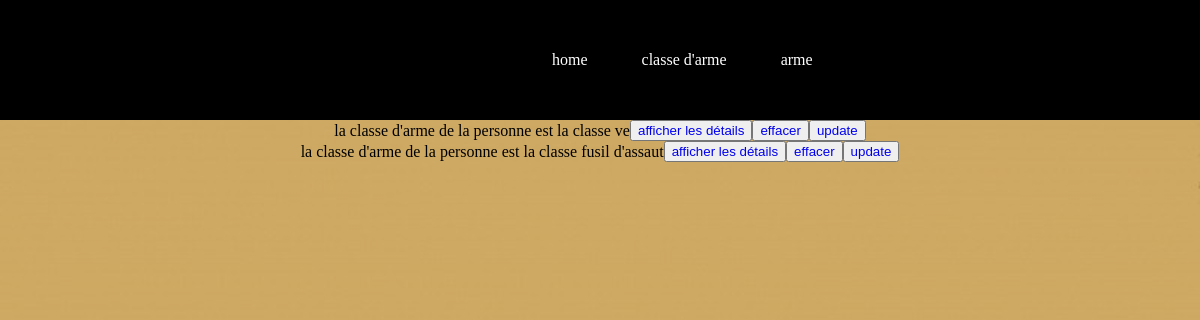
The app's page /bibliotheque/, older data.
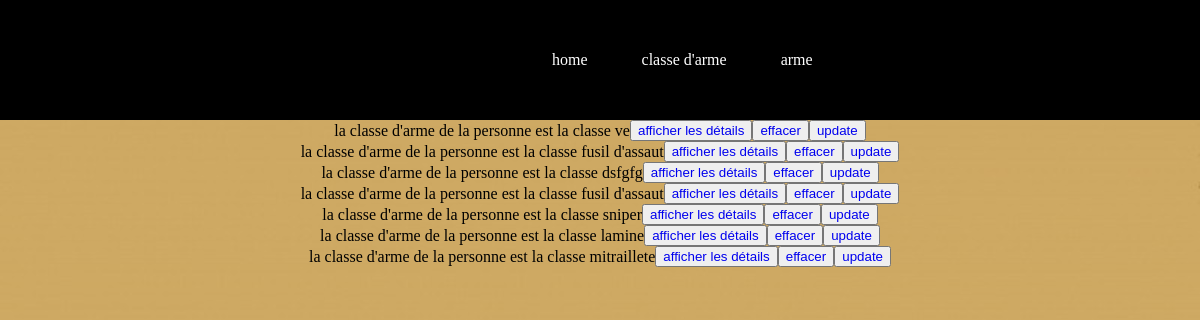
The same page, newer data.
### bibliotheque/models.py (models this page shows, shortened)
class Classe(models.Model):
    titre = models.CharField(max_length=100)
    resume = models.TextField(null = True, blank = True)

### bibliotheque/views.py (the view)
# urls.py: 2. Add a URL to urlpatterns:  path('', views.home, name='home')
def home(request):
    liste = list(models.Classe.objects.all())
    return render(request, 'bibliotheque/home.html', {'liste': liste})

### bibliotheque/templates/bibliotheque/home.html (shortened to what this page needs)
{% extends "bibliotheque/main.html" %}
{% block content %}
        {% for l in liste %}
            <li> la classe d'arme de la personne est la classe {{l.titre}} <button name="aff"><a href="affiche/{{l.id}}"> afficher les détails  </a></button> <button name="supp"><a href="delete/{{l.id}}"> effacer  </a></button>
                <button name="upd"><a href="update/{{l.id}}"> update </a></button></li>
        {%endfor%}
{% endblock %}

Row changes from the older to the newer data that the page shows:
added Classe: titre "dsfgfg"
added Classe: titre "fusil d'assaut"
added Classe: titre "sniper"
added Classe: titre "lamine"
added Classe: titre "mitraillete"
